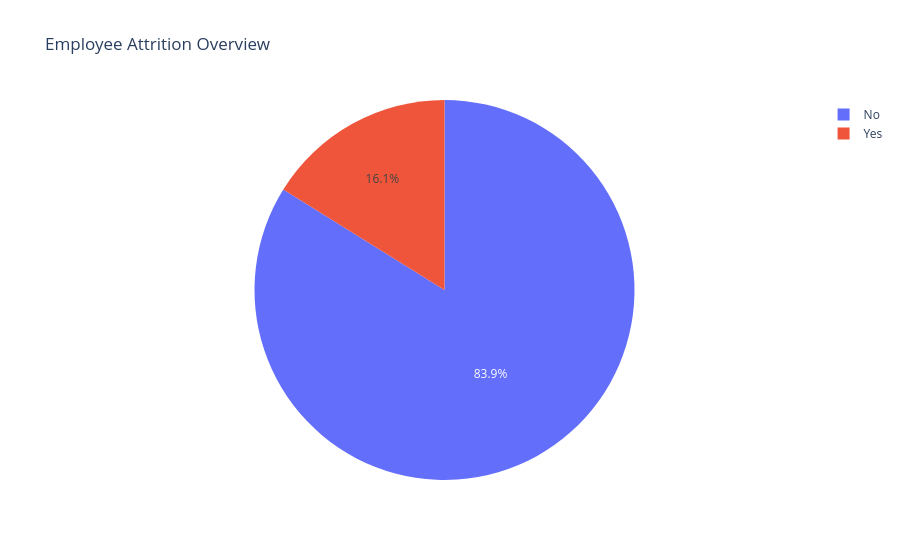

The notebook cell saved with this chart:
### Code cell
# Employee attrition overview
attrition_summary = df.groupby("Attrition").size().reset_index(name="Count")
fig = px.pie(attrition_summary, names="Attrition", values="Count", title="Employee Attrition Overview")
fig.show()

### Figure 1 — Plotly figure (JSON) as saved in the notebook; plotly's stock layout.template omitted (floating-point values rounded to 4 significant figures)
{"data": [{"domain": {"x": [0, 1], "y": [0, 1]}, "hovertemplate": "Attrition=%{label}<br>Count=%{value}<extra></extra>", "labels": ["No", "Yes"], "legendgroup": "", "name": "", "showlegend": true, "type": "pie", "values": [1233, 237]}], "layout": {"legend": {"tracegroupgap": 0}, "title": {"text": "Employee Attrition Overview"}}}
